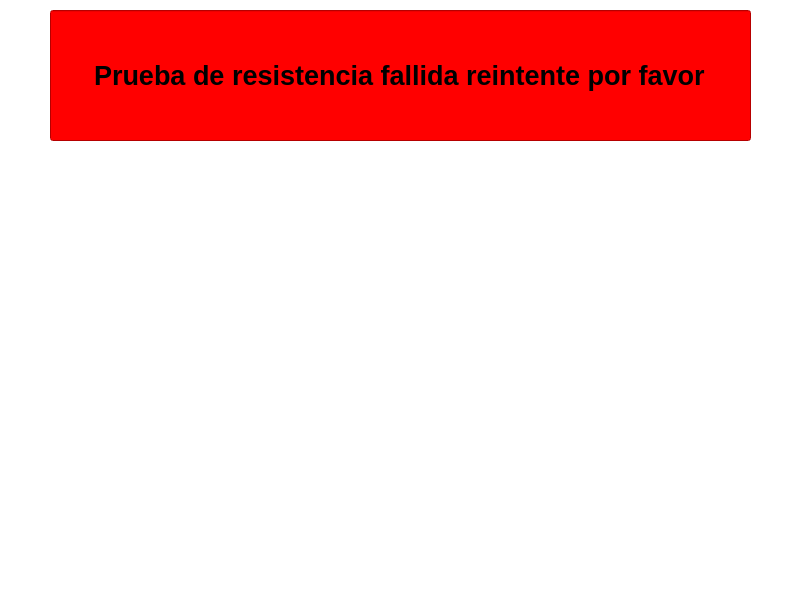
<?xml version="1.0" encoding="UTF-8"?>
<ui version="4.0">
 <class>MainWindow</class>
 <widget class="QMainWindow" name="MainWindow">
  <property name="geometry">
   <rect>
    <x>0</x>
    <y>0</y>
    <width>800</width>
    <height>600</height>
   </rect>
  </property>
  <property name="windowTitle">
   <string>Message</string>
  </property>
  <property name="styleSheet">
   <string notr="true">background-color: white;</string>
  </property>
  <widget class="QWidget" name="centralwidget">
   <widget class="QLabel" name="label">
    <property name="geometry">
     <rect>
      <x>230</x>
      <y>170</y>
      <width>511</width>
      <height>401</height>
     </rect>
    </property>
    <property name="text">
     <string/>
    </property>
    <property name="pixmap">
     <pixmap resource="../resources/resources.qrc">:/resources/multimeter.png</pixmap>
    </property>
    <property name="scaledContents">
     <bool>true</bool>
    </property>
   </widget>
   <widget class="QLineEdit" name="lineEdit">
    <property name="enabled">
     <bool>true</bool>
    </property>
    <property name="geometry">
     <rect>
      <x>50</x>
      <y>10</y>
      <width>701</width>
      <height>131</height>
     </rect>
    </property>
    <property name="font">
     <font>
      <family>Arial</family>
      <pointsize>20</pointsize>
      <weight>75</weight>
      <bold>true</bold>
     </font>
    </property>
    <property name="styleSheet">
     <string notr="true">background-color: rgb(255, 0, 0);
</string>
    </property>
    <property name="text">
     <string>Prueba de resistencia fallida reintente por favor</string>
    </property>
    <property name="alignment">
     <set>Qt::AlignCenter</set>
    </property>
    <property name="readOnly">
     <bool>true</bool>
    </property>
   </widget>
   <widget class="QLabel" name="label_2">
    <property name="geometry">
     <rect>
      <x>70</x>
      <y>180</y>
      <width>111</width>
      <height>111</height>
     </rect>
    </property>
    <property name="text">
     <string/>
    </property>
    <property name="pixmap">
     <pixmap resource="../resources/resources.qrc">:/resources/alert.png</pixmap>
    </property>
    <property name="scaledContents">
     <bool>true</bool>
    </property>
   </widget>
   <widget class="QLabel" name="label_3">
    <property name="geometry">
     <rect>
      <x>50</x>
      <y>340</y>
      <width>141</width>
      <height>161</height>
     </rect>
    </property>
    <property name="text">
     <string/>
    </property>
    <property name="pixmap">
     <pixmap resource="../resources/resources.qrc">:/resources/resistance.jpg</pixmap>
    </property>
    <property name="scaledContents">
     <bool>true</bool>
    </property>
   </widget>
  </widget>
  <widget class="QStatusBar" name="statusbar"/>
 </widget>
 <resources>
  <include location="../resources/resources.qrc"/>
 </resources>
 <connections/>
</ui>
